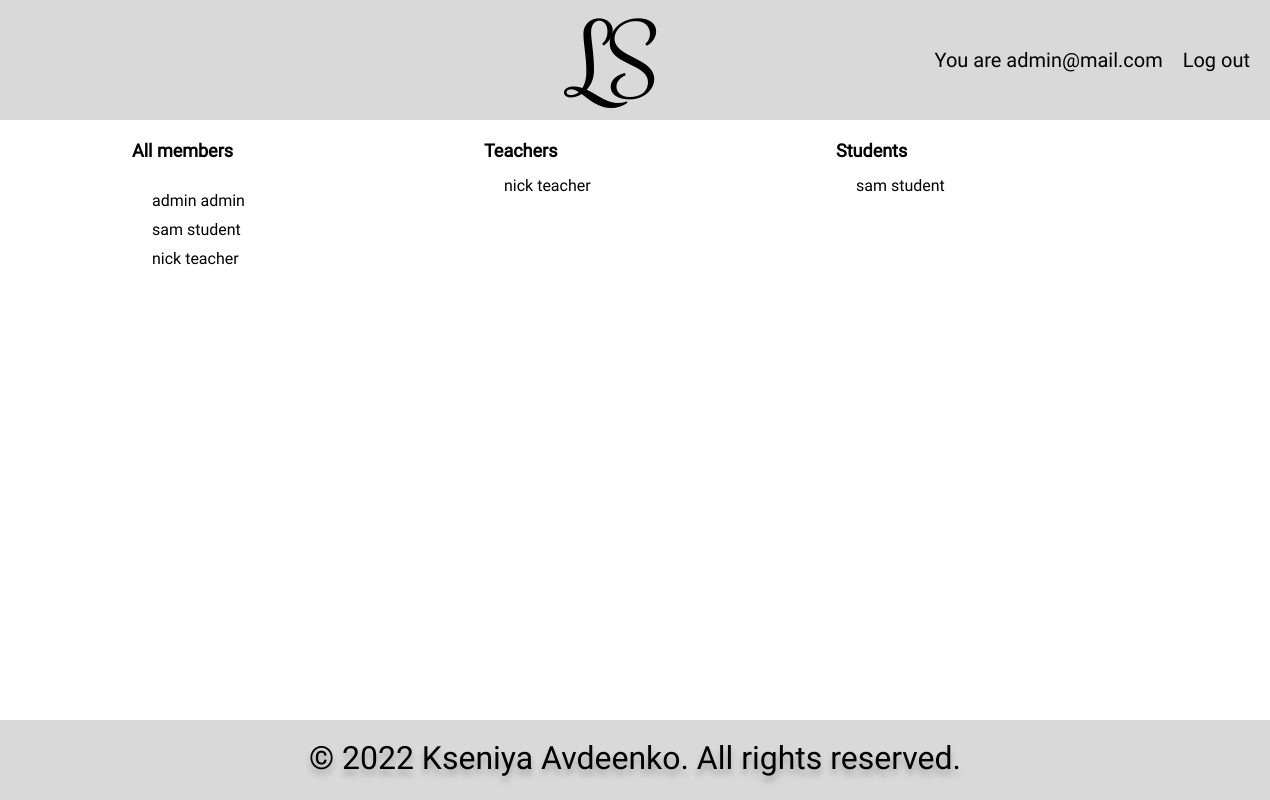
Screenshot of /profile/1/members/ (signed in) with the database file from the repository.
### LS/models.py (models this page shows, shortened)
class CustomUser(AbstractBaseUser, PermissionsMixin):
    first_name = models.CharField(verbose_name='first name', max_length=30)
    last_name = models.CharField(verbose_name='last name', max_length=30)
    email = models.EmailField(unique=True)
    teacher = models.BooleanField(default=False)
    student = models.BooleanField(default=False)
    date_joined = models.DateTimeField(auto_now_add=True)
    is_staff = models.BooleanField(default=False)
    is_active = models.BooleanField(default=True)
    user_profile = models.OneToOneField('Profile', null=True, on_delete=models.CASCADE)
    USERNAME_FIELD = 'email'
    REQUIRED_FIELDS = []
    objects = CustomUserManager()
    class Meta:
        verbose_name = _('user')
        verbose_name_plural = _('users')
    def get_full_name(self):
        full_name = '%s %s' % (self.first_name, self.last_name)
        return full_name.strip()

### LS/views.py (the view)
# urls.py: path('profile/<int:pk>/members/', views.show_members, name='members'),
def show_members(request, pk):
    html = 'members.html'
    user = CustomUser.objects.get(pk=pk)
    users = CustomUser.objects.all()
    students = CustomUser.objects.filter(student=True).all()
    teachers = CustomUser.objects.filter(teacher=True).all()
    context = {
        'students': students,
        'user': user,
        'users': users,
        'teachers': teachers
    }
    return render(request, html, context)

### templates/members.html (shortened to what this page needs)
{% extends 'base.html' %}
{% block content %}
{% if request.user.is_authenticated %}
    {% if user.teacher %}
        <p>You are not a staff. You have not rights to see the content of this page.</p>
    {% elif user.is_staff %}
        <div class="container">
            <div class="container">
                <div class="container-profile">
                    <div class="data">
                        <div class="sub-title-container">
                            <div class="sub-title">
                                <h4>All members</h4>
                            </div>
                        </div>
                        {% if users %}
                            {% for user in users %}
                                <p>{{user.get_full_name}}</p>
                            {% endfor %}
                        {% else %}
                            <p>There is not any user</p>
                        {% endif %}
                    </div>
                    <div class="learn">
                        <div class="sub-title">
                            <h4>Teachers</h4>
                        </div>
                        {% if teachers %}
                            {% for teacher in teachers %}
                                <p>{{teacher.get_full_name}}</p>
                            {% endfor %}
                        {% else %}
                            <p>There is not any teacher</p>
                        {% endif %}
                    </div>
                    <div class="learn">
                        <div class="sub-title">
                            <h4>Students</h4>
                        </div>
                        {% if students %}
                            {% for student in students %}
                                <p>{{student.get_full_name}}</p>
                            {% endfor %}
                        {% else %}
                            <p>There is not any student</p>
                        {% endif %}
                    </div>
                </div>
            </div>
        </div>
    {% elif user.student %}
        <p>You are not a staff. You have not rights to see the content of this page.</p>
    {% endif %}
{% else %}
    <div class="not_auth">
        <p>You are not logged in</p>
        <a href="{% url 'login' %}">Login</a>|<a href="{% url 'signup' %}">Sign up</a>
    </div>
{% endif %}
{% endblock content %}

### templates/base.html (shortened to what this page needs)
{% load static %}
<html lang="en">
<head>
    <link rel="stylesheet" href="{% static 'css/style.css' %}">
</head>
<body>
    <header class="header">
        <div class="header-inner">
            <div class="logo"><a href="{% url 'home' %}">LS</a></div>
            <nav class="nav">
                {% if user.is_authenticated %}
                    <ul>
                        <li><a href="{% url 'profile' user.pk %}">You are {{ user.email }}</a></li>
                        <li><a href="{% url 'logout' %}">Log out</a></li>
                    </ul>
                {% else %}
                    <ul>
                        <li><a href="{% url 'login' %}">Log in</a></li>
                        <li><a href="{% url 'signup' %}">Sign up</a></li>
                    </ul>
                {% endif %}
            </nav>
        </div>
    </header>
    <section class="main">
        {% block content %}
        {% endblock %}
    </section>
    <footer class="footer">
        <p>© 2022 Kseniya Avdeenko. All rights reserved.</p>
    </footer>
</body>
</html>

### static/css/style.css (style rules this page uses)
* { padding: 0; margin: 0; }
body { height: 100vh; font-family: Roboto, sans-serif; font-size: 20px; box-sizing: border-box; color: #000000; }
.header, .header-inner, .nav { display: flex; flex-direction: row; align-items: center; }
.header { justify-content: flex-end; width: 100%; height: 120px; background: #D9D9D9; }
.header-inner { justify-content: space-between; width: 55%; }
.logo a { text-decoration: none; color: black; font-family: Rochester; font-size: 96px; }
.nav ul { list-style: none; display: flex; }
.nav li { margin-right: 20px; }
.nav li a { text-decoration: none; color: black; font-family: Roboto; font-size: 20px; }
.main { display: flex; height:fit-content; justify-content: center; min-height: 75vh; }
.footer { width: 100%; height: 80px; background: #D9D9D9; }
.footer p { padding-top: 19px; text-align: center; font-size: 32px; text-shadow: 0px 6px 6px rgba(0, 0, 0, 0.25); }
.container { display: flex; justify-content: flex-start; align-items: center; flex-direction: column; }
.container-profile { display: flex; flex-direction: row; justify-content: flex-start; box-sizing: content-box; height: fit-content; width: 80%; }
.data, .learn { display: flex; flex-direction: column; width: 400px; height: 200px; margin: 20px 20px 10px; }
.data h4, .learn h4 { font-size: 18px; font-weight: bold; line-height: 21px; margin-left: 5px; }
.data p, .learn p { display: flex; flex-direction: row; flex-wrap: wrap; margin-left: 25px; margin-bottom: 10px; font-size: 16px; }
.sub-title-container, .sub-title { display: flex; flex-direction: row; align-items: baseline; justify-content: space-between; margin-bottom: 15px; height: fit-content; }
.sub-title { display: flex; flex-direction: row; align-items: baseline; justify-content: flex-start; }

### rows the page displays
CustomUser: email "admin@mail.com", get_full_name "admin admin"
CustomUser: get_full_name "sam student"
CustomUser: get_full_name "nick teacher"
